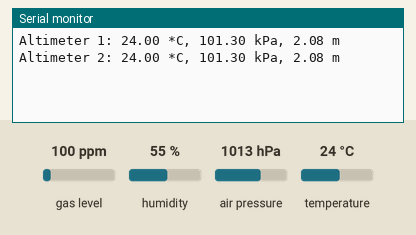
Bench run of a sketch on a simulated ESP32. Parts: the last lines printed to the serial monitor. Inputs (shaded band) come from the test bench; at power-on: air pressure 1013 hPa, temperature 24 °C, gas level 100 ppm, humidity 55 %.

Above: at 1.2 s.
1.3 s: air pressure set to 952 hPa
At 2.5 s:
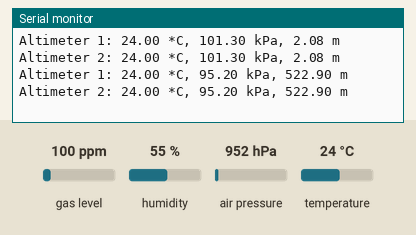
2.8 s: temperature set to 12 °C
At 4.0 s:
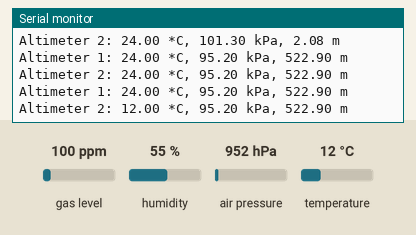
4.3 s: air pressure set to 975 hPa
At 5.3 s:
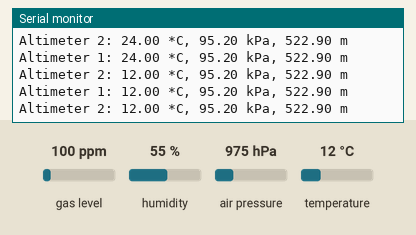
Timing chart, 0 to 7.3 s (numbered marks = the images above; inputs shaded):
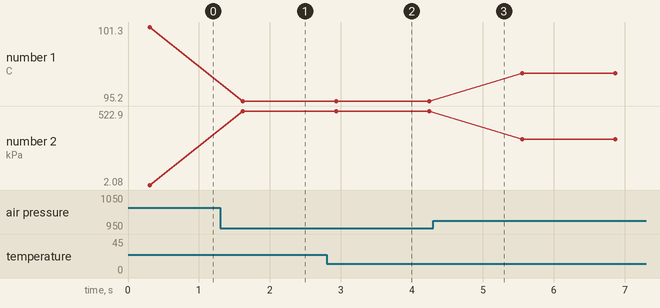

The sketch:

BMP388_Test_FileSep.ino
```cpp
////////////////////////////////////////////////////////////////////////////////////////////////////////////////////
// ------------------------------- Includes ----------------------------------------------------------------------//
////////////////////////////////////////////////////////////////////////////////////////////////////////////////////

#include "Globals.h"
#include "BMPSetup.h"


////////////////////////////////////////////////////////////////////////////////////////////////////////////////////
// ------------------------------- Object Declaration ------------------------------------------------------------//
////////////////////////////////////////////////////////////////////////////////////////////////////////////////////

Adafruit_BMP3XX bmp1;
Adafruit_BMP3XX bmp2;

///////////////////////////////////////////////////////////////////////////////////////////////////////////////////////////////////////
// ------------------------------- SETUP --------------------------------------------------------------------------------------------//
///////////////////////////////////////////////////////////////////////////////////////////////////////////////////////////////////////

void setup() {
  Serial.begin(115200);
  while (!Serial);

  if (reading_BMP)
    setupAltimeters(bmp1, bmp2);
}

///////////////////////////////////////////////////////////////////////////////////////////////////////////////////////////////////////
// ------------------------------- LOOP ---------------------------------------------------------------------------------------------//
///////////////////////////////////////////////////////////////////////////////////////////////////////////////////////////////////////
void loop() {

  // Code executes if BMP is being read
  if (reading_BMP) {
    if (!readAltimeter(bmp1, temp1, pressure1, altitude_m1)) {
      Serial.println("Failed to read Altimeter 1 :(");
    }
    if (!readAltimeter(bmp2, temp2, pressure2, altitude_m2)) {
      Serial.println("Failed to read Altimeter 2 :(");
    }

    if (print_values) {
      printAltimeter(1, temp1, pressure1, altitude_m1);
      printAltimeter(2, temp2, pressure2, altitude_m2);
    }

  }


  Serial.println();
  delay(1000);
}
```

BMPSetup.h
```cpp
#ifndef BMPSETUP_H
#define BMPSETUP_H

////////////////////////////////////////////////////////////////////////////////////////////////////////////////////
// ------------------------------- Includes ----------------------------------------------------------------------//
////////////////////////////////////////////////////////////////////////////////////////////////////////////////////

#include <Wire.h>
#include <SPI.h>
#include <Adafruit_Sensor.h>
#include <Adafruit_BMP3XX.h>
#include "Globals.h"

#define BMP1_CS 26
#define BMP2_CS 25

#define SEALEVELPRESSURE_HPA (1013.25)

double temp1;
double pressure1;
double altitude_m1;
double temp2;
double pressure2;
double altitude_m2;

void setupAltimeters(Adafruit_BMP3XX &bmp1, Adafruit_BMP3XX &bmp2) {

  if (!bmp1.begin_SPI(BMP1_CS)) {  // hardware SPI mode
    Serial.println("Could not find BMP1");
    while (1);
  }
  if (!bmp2.begin_SPI(BMP2_CS)) {  // hardware SPI mode
    Serial.println("Could not find BMP2");
    while (1);
  }

}


int readAltimeter(Adafruit_BMP3XX &sensor, double &t, double &p, double &a) {

  if (! sensor.performReading()) {
    return 0;
  }
  else {
    t = sensor.temperature;
    p = sensor.pressure / 1000.0;
    a = sensor.readAltitude(SEALEVELPRESSURE_HPA);
    return 1;
  }
}

void printAltimeter(int num, double &t, double &p, double &a) {
  Serial.print("Altimeter ");
  Serial.print(num);
  Serial.print(": ");
  Serial.print(t);
  Serial.print(" *C, ");
  Serial.print(p);
  Serial.print(" kPa, ");
  Serial.print(a);
  Serial.println(" m");
}

#endif
```

Globals.h
```cpp
#ifndef GLOBALS_H
#define GLOBALS_H

////////////////////////////////////////////////////////////////////////////////////////////////////////////////////
// ------------------------------- Includes ----------------------------------------------------------------------//
////////////////////////////////////////////////////////////////////////////////////////////////////////////////////

#define SCK_PIN 18
#define MISO_PIN 19
#define MOSI_PIN 23

// Whether to log specific things
bool reading_GPS = 1;
bool reading_IMU = 1;
bool reading_BMP = 1;
bool do_transmit = 1;
bool do_log = 1;
bool print_values = 1;

#endif
```

Measured:
- after the input at 1.3 s, the serial monitor: prints a new line after 0.32 s (image 1)
- after the input at 2.8 s, the serial monitor: prints a new line after 0.13 s (image 2)
- plotted number 1: 101.3 → 95.2 after the input at 1.3 s, 95.2 → 97.5 after the input at 4.3 s
- plotted number 2: 2.08 → 522.9 after the input at 1.3 s, 522.9 → 323.44 after the input at 4.3 s
